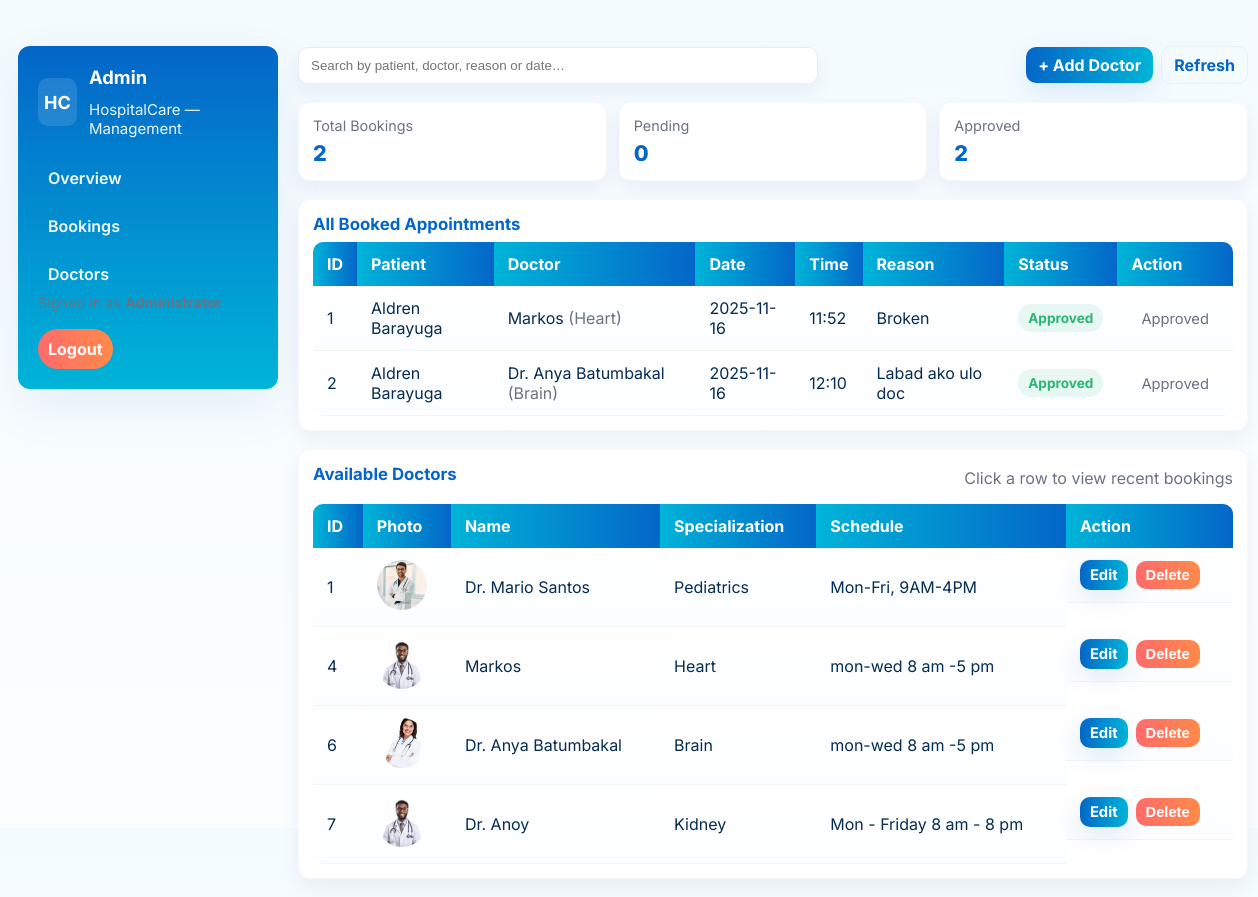
Screenshot of /admin_dashboard (signed in) with the database file from the repository.
### app.py (models this page shows)
class Appointment(db.Model):
    id = db.Column(db.Integer, primary_key=True)
    user_id = db.Column(db.Integer, db.ForeignKey('user.id'), nullable=False)
    doctor_id = db.Column(db.Integer, db.ForeignKey('doctor.id'), nullable=False)
    name = db.Column(db.String(100), nullable=False)
    date = db.Column(db.String(50), nullable=False)
    time = db.Column(db.String(50), nullable=False)
    reason = db.Column(db.String(200), nullable=False)
    status = db.Column(db.String(20), default='Pending')
    doctor = db.relationship('Doctor', backref='appointments')

class Doctor(db.Model):
    id = db.Column(db.Integer, primary_key=True)
    name = db.Column(db.String(100), nullable=False)
    specialization = db.Column(db.String(100), nullable=False)
    schedule = db.Column(db.String(100), nullable=False)
    status = db.Column(db.String(50), default='Available')
    photo = db.Column(db.String(200), nullable=True)  # path relative to static/

### app.py (the view)
@app.route('/admin_dashboard')
def admin_dashboard():
    if 'admin' not in session:
        flash('Please log in as admin first.', 'warning')
        return redirect(url_for('admin_login'))
    appointments = Appointment.query.all()
    doctors = Doctor.query.all()
    return render_template('admin_dashboard.html', appointments=appointments, doctors=doctors)

### templates/admin_dashboard.html (shortened to what this page needs)
<!doctype html>
<html lang="en">
<head>
</head>
<body>
  <div class="wrap">
    <aside class="sidebar">
      <div>
        <div class="brand">
          <div class="logo">HC</div>
          <div>
            <h2>Admin</h2>
            <div class="meta">HospitalCare — Management</div>
          </div>
        </div>
        <nav class="nav">
          <a href="#">Overview</a>
          <a href="#bookings">Bookings</a>
          <a href="#doctors">Doctors</a>
        </nav>
      </div>
      <div>
        <div class="muted" style="font-size:0.9rem">Signed in as <strong>Administrator</strong></div>
        <a class="logout" href="{{ url_for('admin_logout') }}">Logout</a>
      </div>
    </aside>
    <main class="main">
      <div class="topbar">
        <div class="search">
          <input id="searchInput" type="search" placeholder="Search by patient, doctor, reason or date…">
        </div>
        <div class="actions">
          <a href="{{ url_for('register_doctor') }}" class="btn primary">+ Add Doctor</a>
          <a class="btn ghost" href="{{ url_for('admin_dashboard') }}">Refresh</a>
        </div>
      </div>
      <div class="stat-grid">
        <div class="stat card">
          <div class="label">Total Bookings</div>
          <div class="value">{{ appointments|length }}</div>
        </div>
        <div class="stat card">
          <div class="label">Pending</div>
          <div class="value">{{ appointments | selectattr('status','equalto','Pending') | list | length }}</div>
        </div>
        <div class="stat card">
          <div class="label">Approved</div>
          <div class="value">{{ appointments | selectattr('status','equalto','Approved') | list | length }}</div>
        </div>
      </div>
      <section id="bookings" class="card">
        <h3>All Booked Appointments</h3>
        {% if appointments %}
        <div class="table-wrap">
          <table>
            <thead>
              <tr>
                <th>ID</th><th>Patient</th><th>Doctor</th><th>Date</th><th>Time</th><th>Reason</th><th>Status</th><th>Action</th>
              </tr>
            </thead>
            <tbody id="appointmentsTbody">
              {% for a in appointments %}
              <tr>
                <td>{{ a.id }}</td>
                <td>{{ a.name }}</td>
                <td>{{ a.doctor.name }} <span class="muted">({{ a.doctor.specialization }})</span></td>
                <td>{{ a.date }}</td>
                <td>{{ a.time }}</td>
                <td>{{ a.reason }}</td>
                <td><span class="status {{ a.status }}">{{ a.status }}</span></td>
                <td>
                  {% if a.status == 'Pending' %}
                  <form method="post" action="{{ url_for('approve_booking', id=a.id) }}" style="display:inline">
                    <button type="submit" class="btn success compact">Approve</button>
                  </form>
                  <form method="post" action="{{ url_for('decline_booking', id=a.id) }}" style="display:inline">
                    <button type="submit" class="btn danger compact">Decline</button>
                  </form>
                  {% else %}
                  <span class="muted compact">{{ a.status }}</span>
                  {% endif %}
                </td>
              </tr>
              {% endfor %}
            </tbody>
          </table>
        </div>
        {% else %}
        <div class="muted" style="padding:18px">No bookings yet.</div>
        {% endif %}
      </section>
<section id="doctors" class="card">
  <div style="display:flex;align-items:center;gap:12px;justify-content:space-between">
    <h3>Available Doctors</h3>
    <div class="muted">Click a row to view recent bookings</div>
  </div>
  <div class="table-wrap" style="margin-top:12px">
    <table>
      <thead>
        <tr>
          <th>ID</th>
          <th>Photo</th>
          <th>Name</th>
          <th>Specialization</th>
          <th>Schedule</th>
          <th>Action</th>
        </tr>
      </thead>
      <tbody>
        {% for d in doctors %}
        <tr>
          <td>{{ d.id }}</td>
          <td>
            {% if d.photo %}
              <img src="{{ url_for('static', filename=d.photo) }}" alt="{{ d.name }}" width="50" height="50" style="border-radius:50%;object-fit:cover;">
            {% else %}
              <span class="muted">No photo</span>
            {% endif %}
          </td>
          <td>{{ d.name }}</td>
          <td>{{ d.specialization }}</td>
          <td>{{ d.schedule }}</td>
          <td class="flex">
            <a href="{{ url_for('edit_doctor', id=d.id) }}" class="btn primary compact">Edit</a>
            <form method="post" action="{{ url_for('delete_doctor', id=d.id) }}" style="display:inline" onsubmit="return confirm('Are you sure you want to delete this doctor?');">
              <button type="submit" class="btn danger compact">Delete</button>
            </form>
          </td>
        </tr>
        {% endfor %}
      </tbody>
    </table>
  </div>
</section>
    </main>
  </div>
</body>
</html>

### templates/admin_dashboard.html (style rules this page uses)
:root { --bg: #f4fbff; --panel: #ffffff; --muted: #6b7280; --primary: #0466c8; --accent: #00b4d8; --success: #2bb673; --danger: #e04848; --warn: #f6b24a; --radius: 12px; --shadow-lg: 0 18px 50px rgba(6,78,163,0.08); --shadow-sm: 0 8px 20px rgba(9,30,66,0.06); --max-w:1300px; }
* { box-sizing:border-box }
html,body { height:100%;margin:0;font-family:Inter,system-ui,-apple-system,Segoe UI,Roboto,Arial;background:linear-gradient(180deg,var(--bg),#fbfeff);color:#062c52;-webkit-font-smoothing:antialiased }
.wrap { max-width:var(--max-w);margin:28px auto;padding:18px;display:grid;grid-template-columns:260px 1fr;gap:20px;align-items:start }
.sidebar { background:linear-gradient(180deg,var(--primary),var(--accent)); color:#fff;border-radius:var(--radius);padding:20px;display:flex;flex-direction:column;justify-content:space-between;box-shadow:var(--shadow-lg) }
.brand { display:flex;gap:12px;align-items:center }
.brand .logo { width:48px;height:48px;border-radius:10px;background:rgba(255,255,255,0.12);display:flex;align-items:center;justify-content:center;font-weight:700;font-size:18px }
.brand h2 { margin:0;font-size:1.15rem }
.sidebar .meta { margin-top:12px;color:rgba(255,255,255,0.92);font-size:0.94rem }
.nav { display:flex;flex-direction:column;gap:8px;margin-top:20px }
.nav a { color:rgba(255,255,255,0.95);text-decoration:none;padding:10px;border-radius:10px;font-weight:600 }
.logout { display:inline-block;margin-top:18px;padding:10px;border-radius:999px;background:linear-gradient(90deg,#ff6b6b,#ff8a4a);color:#fff;text-align:center;text-decoration:none;font-weight:700 }
.main { display:flex;flex-direction:column;gap:18px }
.topbar { display:flex;gap:12px;align-items:center;justify-content:space-between }
.topbar .search { flex:1;max-width:520px;display:flex;align-items:center;gap:8px }
.search input { flex:1;padding:10px 12px;border-radius:10px;border:1px solid #e6eef8;background:#fff;box-shadow:var(--shadow-sm) }
.actions { display:flex;gap:8px;align-items:center }
.stat-grid { display:grid;grid-template-columns:repeat(3,1fr);gap:12px }
.stat { padding:14px;border-radius:12px;background:linear-gradient(180deg,#fff,#fbfdff);box-shadow:var(--shadow-sm);border:1px solid rgba(6,78,163,0.04) }
.stat .label { color:var(--muted);font-size:0.9rem }
.stat .value { font-weight:800;color:var(--primary);font-size:1.35rem;margin-top:6px }
.card { background:var(--panel);border-radius:12px;padding:14px;border:1px solid rgba(6,78,163,0.04);box-shadow:var(--shadow-sm) }
.card h3 { margin:0 0 8px 0;color:var(--primary);font-size:1.05rem }
.table-wrap { overflow:auto;border-radius:10px }
table { width:100%;border-collapse:collapse;min-width:920px }
thead th { background:linear-gradient(90deg,var(--accent),var(--primary));color:#fff;padding:12px 14px;text-align:left;font-weight:700;position:sticky;top:0 }
tbody td { padding:12px 14px;border-bottom:1px solid #f1f5f9;background:linear-gradient(180deg,#fff,#fbfdff);color:#062c52 }
.status { display:inline-block;padding:6px 10px;border-radius:999px;font-weight:700;font-size:0.85rem }
.status.Approved { background:rgba(43,182,115,0.10);color:var(--success) }
.btn { padding:8px 12px;border-radius:10px;border:0;font-weight:700;cursor:pointer;text-decoration:none;display:inline-block }
.btn.primary { background:linear-gradient(90deg,var(--primary),var(--accent));color:#fff;box-shadow:0 8px 26px rgba(4,99,177,0.12) }
.btn.ghost { background:transparent;border:1px solid rgba(6,78,163,0.06);color:var(--primary) }
.btn.danger { background:linear-gradient(90deg,#ff6b6b,#ff8a4a);color:#fff }
.compact { font-size:0.92rem;padding:6px 10px }
.muted { color:var(--muted) }
.flex { display:flex;align-items:center;gap:8px }

### rows the page displays
Appointment: id "1", name "Aldren Barayuga", doctor.name "Markos", doctor.specialization "Heart", date "2025-11-16", time "11:52", reason "Broken", status "Approved"
Appointment: id "2", name "Aldren Barayuga", doctor.name "Dr. Anya Batumbakal", doctor.specialization "Brain", date "2025-11-16", time "12:10", reason "Labad ako ulo doc", status "Approved"
Doctor: id "1", photo (picture), name "Dr. Mario Santos", specialization "Pediatrics", schedule "Mon-Fri, 9AM-4PM"
Doctor: id "4", photo (picture), name "Markos", specialization "Heart", schedule "mon-wed 8 am -5 pm"
Doctor: id "6", photo (picture), name "Dr. Anya Batumbakal", specialization "Brain", schedule "mon-wed 8 am -5 pm"
Doctor: id "7", photo (picture), name "Dr. Anoy", specialization "Kidney", schedule "Mon - Friday 8 am - 8 pm"

### other values shown
{{ appointments|length }} "2"
